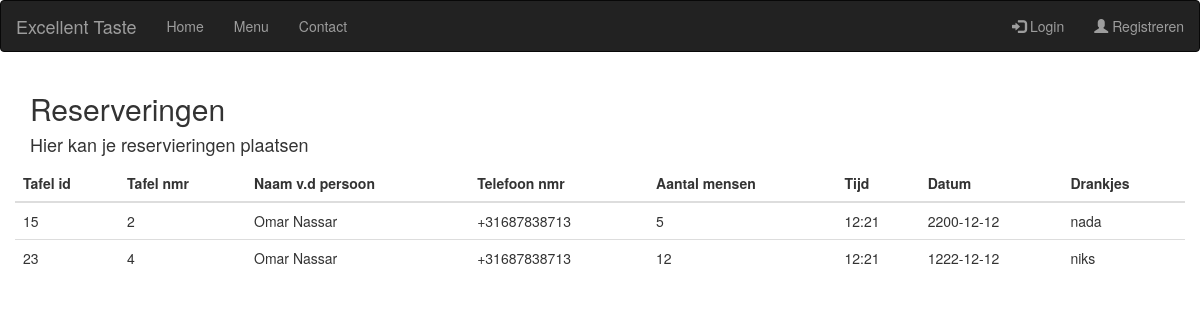
The app's page /reserveringen.php with its own data.
### tables this page shows
CREATE TABLE `reserveringen` (
  `tafel_id` int(11) NOT NULL,
  `tafel_nmr` int(20) NOT NULL,
  `naam_persoon` varchar(50) NOT NULL,
  `telefoon` varchar(20) NOT NULL,
  `aantal_mensen` int(10) NOT NULL,
  `tijd` varchar(50) NOT NULL,
  `datum` date NOT NULL,
  `drankjes` varchar(50) NOT NULL
);

### reserveringen.php (the view, shortened to what this page needs)
<?php
include_once("database_conn.php");
?>
<!DOCTYPE html>
<html lang="en">
<head>
  <link rel="stylesheet" href="https://maxcdn.bootstrapcdn.com/bootstrap/3.4.0/css/bootstrap.min.css">
  <link rel="stylesheet" href="https://cdnjs.cloudflare.com/ajax/libs/font-awesome/4.7.0/css/font-awesome.min.css">
  <link rel="stylesheet" type="text/css" href="style/style.css">
</head>
<body>
<nav class="navbar navbar-inverse">
    <div class="container-fluid">
      <div class="navbar-header">
        <a class="navbar-brand" href="index.php">Excellent Taste</a>
      </div>
      <ul class="nav navbar-nav">
        <li><a href="index.php">Home</a></li>
        <li><a href="menu.php">Menu</a></li>
        <li class="display-1"><a href="contact.php">Contact</a></li>
      </ul>
      <form class="navbar-form navbar-left" action="/action_page.php">
      </form>
      <ul class="nav navbar-nav navbar-right">
        <?php
        if (isset($_SESSION['username'])) {
        ?>
          <li><a href="basket/index.php"><span class="iconify" data-icon="fa-shopping-basket" data-inline="false"></span> Winkelmand</a></li>
          <li><a href="login/logout.php"><span class="glyphicon glyphicon-log-out"></span> Log uit</a></li>
        <?php
        } else {
        ?>
          <li><a href="login/pdo_login.php"><span class="glyphicon glyphicon-log-in"></span> Login</a></li>
          <li><a href="login/registreren.php"><span class="glyphicon glyphicon-user"></span> Registreren</a></li>
        <?php
        }
        ?>
      </ul>
    </div>
  </nav>
  <div class="container">
    <h2 class="align-content-center">Reserveringen</h2>
    <H4 class="align-content-center">Hier kan je reservieringen plaatsen</H4>
    <div class="row justify-content-center">
      <table class="table">
        <thead>
          <tr>
            <th>Tafel id</th>
            <th>Tafel nmr</th>
            <th>Naam v.d persoon</th>
            <th>Telefoon nmr</th>
            <th>Aantal mensen</th>
            <th>Tijd</th>
            <th>Datum</th>
            <th>Drankjes</th>
          </tr>
        </thead>
        <?php
        $sql = "SELECT * FROM `reserveringen`";
        $statement = $db_conn->prepare($sql);
        $statement->execute();
        $reserveringen = $statement->fetchAll(PDO::FETCH_ASSOC);
        foreach ($reserveringen as $row) :
        ?>
          <tr>
          <td>
              <?php echo $row['tafel_id']; ?>
            </td>
            <td>
              <?php echo $row['tafel_nmr']; ?>
            </td>
            <td>
              <?php echo $row['naam_persoon']; ?>
            </td>
            <td>
              <?php echo $row['telefoon']; ?>
            </td>
            <td>
              <?php echo $row['aantal_mensen']; ?>
            </td>
            <td>
              <?php echo $row['tijd']; ?>
            </td>
            <td>
              <?php echo $row['datum']; ?>
            </td>
            <td>
              <?php echo $row['drankjes']; ?>
            </td>
          </tr>
        <?php endforeach; ?>
      </table>
    </div>
  </div>
</body>
</html>

### records on screen
reserveringen: tafel_id "15", tafel_nmr "2", naam_persoon "Omar Nassar", telefoon "+31687838713", aantal_mensen "5", tijd "12:21", datum "2200-12-12", drankjes "nada"
reserveringen: tafel_id "23", tafel_nmr "4", naam_persoon "Omar Nassar", telefoon "+31687838713", aantal_mensen "12", tijd "12:21", datum "1222-12-12", drankjes "niks"
